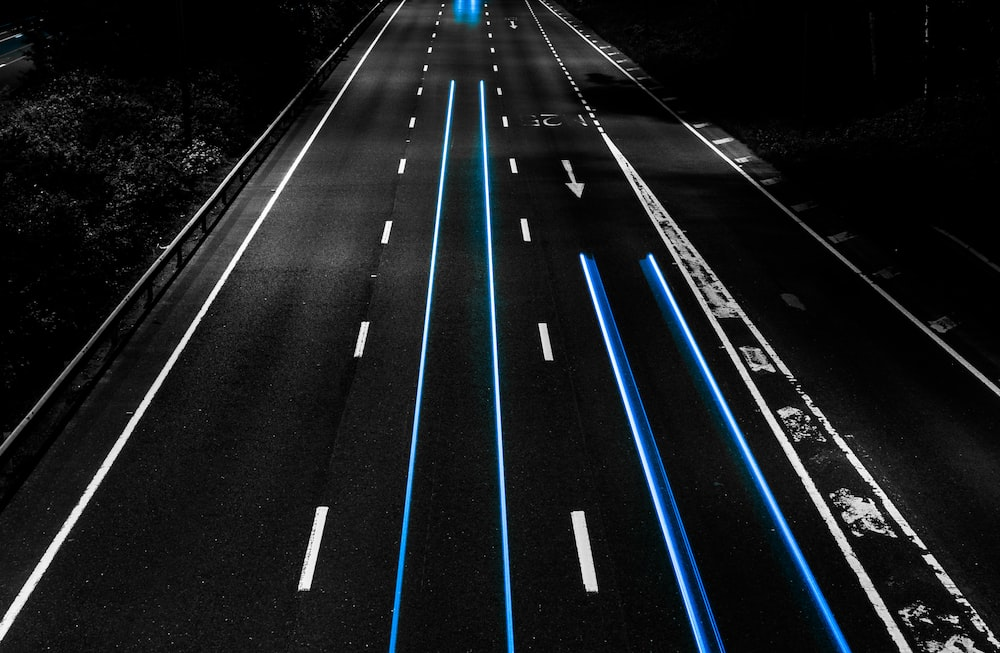
//> input picture images/grayscale_road.jpg, 1000 x 653 px
$ ./main   (built with g++ and OpenCV 4)
//> lines starting //> are read from the running program, lines starting //| are printed output that depends on the picture; after the words box and inside, x2 and y2 are one past the last pixel; in counts of white or black regions, pixels touching at a corner belong together
### src/project.h
#ifndef PROJECT_H
#define PROJECT_H
#include <opencv2/opencv.hpp>
using namespace std;
using namespace cv;

// Global arrays for neighbor offsets
const int di[8] = { 0, -1, -1, -1, 0, 1, 1, 1 };
const int dj[8] = { 1, 1, 0, -1, -1, -1, 0, 1 };

// Structure for gradient components
typedef struct {
    Mat x;
    Mat y;
    Mat magnitude;
    Mat direction;
} gradients_structure;

// Structure for filter kernels
typedef struct {
    int* filter_x;
    int* filter_y;
    int* di;
    int* dj;
} filter_structure;

// Structure for Hough lines
typedef struct {
    float rho;       // Distance from origin
    float theta;     // Angle in radians
    int votes;       // Accumulator value (number of votes)
} line_structure;

// Structure for Probabilistic Hough lines with start and end points
struct line_structure_prob {
    Point start;
    Point end;
    int votes;
};

// Function declarations
int* compute_histogram_naive(Mat source);
vector<float> compute_kernel_1D(int kernel_size);
Mat apply_gaussian_filtering_1D(Mat source, int kernel_size);
filter_structure get_filter(string filter_type);
gradients_structure compute_gradients(Mat source, const int* filter_x, const int* filter_y, const int* di, const int* dj);
Mat non_maxima_gradient_suppression(gradients_structure gradient);
Mat normalize_suppression(Mat suppression, string filter_type);
int adaptive_threshold(Mat magnitude, float p, bool verbose);
Mat histeresis_thresholding(Mat source, int th);
Mat apply_Canny(Mat source, int low_threshold, int high_threshold, string filter_type, bool verbose);
vector<line_structure_prob> apply_probabilistic_hough_transform(Mat edges, int threshold, int minLineLength, int maxLineGap, bool verbose = false);
Mat draw_detected_lines(Mat original, const vector<line_structure_prob>& lines, Scalar color = Scalar(0, 0, 255), int thickness = 4);

#endif

### src/project.cpp
#include <iostream>
#include <opencv2/opencv.hpp>
#include "project.h"
#include <fstream>
#include <random>
using namespace std;
using namespace cv;

// [13 lines left out: function compute_histogram_naive, not called in this run]

vector<float> compute_kernel_1D(int kernel_size) {
    // Compute a 1D Gaussian kernel of size kernel_size
    vector<float> kernel(kernel_size);
    float sigma = kernel_size / 6.0;
    float sum = 0.0;
    int half_size = kernel_size / 2;

    // Compute Gaussian values
    for (int i = 0; i < kernel_size; i++) {
        int x = i - half_size;
        kernel[i] = exp(-(x * x) / (2 * sigma * sigma));
        sum += kernel[i];
    }

    // Normalize the kernel
    for (int i = 0; i < kernel_size; i++) {
        kernel[i] /= sum;
    }

    return kernel;
}

Mat apply_gaussian_filtering_1D(Mat source, int kernel_size) {
    // Apply 1D Gaussian filtering using separable convolution
    Mat result = source.clone();
    vector<float> kernel = compute_kernel_1D(kernel_size);

    // Temporary matrix for horizontal filtering
    Mat temp(source.size(), CV_32F);

    // Horizontal convolution
    for (int i = 0; i < source.rows; i++) {
        for (int j = 0; j < source.cols; j++) {
            float sum = 0.0;
            for (int k = 0; k < kernel_size; k++) {
                int nj = j + (k - kernel_size / 2);
                if (nj >= 0 && nj < source.cols) {
                    sum += kernel[k] * source.at<uchar>(i, nj);
                }
            }
            temp.at<float>(i, j) = sum;
        }
    }

    // Vertical convolution
    for (int i = 0; i < source.rows; i++) {
        for (int j = 0; j < source.cols; j++) {
            float sum = 0.0;
            for (int k = 0; k < kernel_size; k++) {
                int ni = i + (k - kernel_size / 2);
                if (ni >= 0 && ni < source.rows) {
                    sum += kernel[k] * temp.at<float>(ni, j);
                }
            }
            result.at<uchar>(i, j) = static_cast<uchar>(sum);
        }
    }

    return result;
}

gradients_structure compute_gradients(Mat source, const int* filter_x, const int* filter_y, const int* di, const int* dj) {
    // Compute gradients, magnitude, and direction
    gradients_structure gradients;
    int height = source.rows;
    int width = source.cols;

    gradients.x = Mat(height, width, CV_32S);
    gradients.y = Mat(height, width, CV_32S);
    gradients.magnitude = Mat(height, width, CV_8UC1);
    gradients.direction = Mat(height, width, CV_8UC1);

    // Compute gradients using convolution
    for (int i = 1; i < height - 1; i++) {
        for (int j = 1; j < width - 1; j++) {
            int sum_x = 0, sum_y = 0;
            for (int k = 0; k < 9; k++) {
                int ni = i + di[k];
                int nj = j + dj[k];
                if (ni >= 0 && ni < height && nj >= 0 && nj < width) {
                    sum_x += filter_x[k] * source.at<uchar>(ni, nj);
                    sum_y += filter_y[k] * source.at<uchar>(ni, nj);
                }
            }
            gradients.x.at<int>(i, j) = sum_x;
            gradients.y.at<int>(i, j) = sum_y;

            // Compute magnitude (normalized by 4√2 for Sobel)
            float mag = sqrt(sum_x * sum_x + sum_y * sum_y) / (4 * sqrt(2));
            gradients.magnitude.at<uchar>(i, j) = static_cast<uchar>(min(max(mag, 0.0f), 255.0f));

            // Compute direction
            float dir_rad = atan2(sum_y, sum_x);
            uchar dirn = 0;
            if (fabs(dir_rad) < CV_PI/8 || fabs(dir_rad) > 7*CV_PI/8)
                dirn = 2; // horizontal
            else if ((dir_rad > CV_PI/8 && dir_rad < 3*CV_PI/8) ||
                     (dir_rad < -5*CV_PI/8 && dir_rad > -7*CV_PI/8))
                dirn = 1; // 45 degrees
            else if ((dir_rad > 5*CV_PI/8 && dir_rad < 7*CV_PI/8) ||
                     (dir_rad < -CV_PI/8 && dir_rad > -3*CV_PI/8))
                dirn = 3; // 135 degrees
            else
                dirn = 0; // vertical
            gradients.direction.at<uchar>(i, j) = dirn;
        }
    }

    return gradients;
}

Mat non_maxima_gradient_supression(gradients_structure gradient) {
    // Apply non-maxima suppression to gradient magnitude
    Mat result = Mat::zeros(gradient.magnitude.size(), CV_8UC1);
    int height = gradient.magnitude.rows;
    int width = gradient.magnitude.cols;

    for (int i = 1; i < height - 1; i++) {
        for (int j = 1; j < width - 1; j++) {
            uchar mag = gradient.magnitude.at<uchar>(i, j);
            uchar dir = gradient.direction.at<uchar>(i, j);
            bool is_max = true;

            switch (dir) {
                case 2: // horizontal
                    if (mag < gradient.magnitude.at<uchar>(i, j+1) ||
                        mag < gradient.magnitude.at<uchar>(i, j-1))
                        is_max = false;
                    break;
                case 0: // vertical
                    if (mag < gradient.magnitude.at<uchar>(i-1, j) ||
                        mag < gradient.magnitude.at<uchar>(i+1, j))
                        is_max = false;
                    break;
                case 1: // 45 degrees
                    if (mag < gradient.magnitude.at<uchar>(i-1, j+1) ||
                        mag < gradient.magnitude.at<uchar>(i+1, j-1))
                        is_max = false;
                    break;
                case 3: // 135 degrees
                    if (mag < gradient.magnitude.at<uchar>(i-1, j-1) ||
                        mag < gradient.magnitude.at<uchar>(i+1, j+1))
                        is_max = false;
                    break;
            }
            if (is_max) {
                result.at<uchar>(i, j) = mag;
            }
        }
    }

    return result;
}

filter_structure get_filter(string filter_type) {
    // Return the corresponding filter for the given filter_type
    filter_structure filter;
    filter.filter_x = new int[9];
    filter.filter_y = new int[9];
    filter.di = new int[9];
    filter.dj = new int[9];

    if (filter_type == "Sobel") {
        int fx[] = {-1, 0, 1, -2, 0, 2, -1, 0, 1};
        int fy[] = {1, 2, 1, 0, 0, 0, -1, -2, -1};
        copy(fx, fx + 9, filter.filter_x);
        copy(fy, fy + 9, filter.filter_y);
    } else if (filter_type == "Prewitt") {
        int fx[] = {-1, 0, 1, -1, 0, 1, -1, 0, 1};
        int fy[] = {1, 1, 1, 0, 0, 0, -1, -1, -1};
        copy(fx, fx + 9, filter.filter_x);
        copy(fy, fy + 9, filter.filter_y);
    } else { // Default to Sobel
        int fx[] = {-1, 0, 1, -2, 0, 2, -1, 0, 1};
        int fy[] = {1, 2, 1, 0, 0, 0, -1, -2, -1};
        copy(fx, fx + 9, filter.filter_x);
        copy(fy, fy + 9, filter.filter_y);
    }

    // Set di, dj for 3x3 filter
    int di_vals[] = {-1, -1, -1, 0, 0, 0, 1, 1, 1};
    int dj_vals[] = {-1, 0, 1, -1, 0, 1, -1, 0, 1};
    copy(di_vals, di_vals + 9, filter.di);
    copy(dj_vals, dj_vals + 9, filter.dj);

    return filter;
}

Mat normalize_supression(Mat supression, string filter_type) {
    // Normalize the non-maxima suppression result
    Mat result = supression.clone();
    double max_val;
    minMaxLoc(supression, nullptr, &max_val);
    if (max_val > 0) {
        result.convertTo(result, CV_8U, 255.0 / max_val);
    }
    return result;
}

// [26 lines left out: function adaptive_threshold, not called in this run]

Mat histeresis_thresholding(Mat source, int th) {
    // Apply hysteresis thresholding to the gradient magnitude image
    Mat result = Mat::zeros(source.size(), CV_8UC1);
    int tl = 0.4 * th; // k = 0.4 as specified

    for (int i = 1; i < source.rows - 1; i++) {
        for (int j = 1; j < source.cols - 1; j++) {
            if (source.at<uchar>(i, j) > th)
                result.at<uchar>(i, j) = 255; // strong edge
            else if (source.at<uchar>(i, j) > tl)
                result.at<uchar>(i, j) = 128; // weak edge
            else
                result.at<uchar>(i, j) = 0;   // no edge
        }
    }

    return result;
}

Mat histeresis(Mat source) {
    // Apply edge tracking by hysteresis
    Mat result = source.clone();
    int height = source.rows;
    int width = source.cols;
    vector<int> Qi, Qj;
    Qi.reserve(height * width);
    Qj.reserve(height * width);

    // Collect strong edges
    for (int i = 1; i < height - 1; i++) {
        for (int j = 1; j < width - 1; j++) {
            if (result.at<uchar>(i, j) == 255) {
                Qi.push_back(i);
                Qj.push_back(j);
            }
        }
    }

    // Track edges
    for (size_t idx = 0; idx < Qi.size(); idx++) {
        int i = Qi[idx];
        int j = Qj[idx];

        // Check 8-connected neighbors
        for (int k = 0; k < 8; k++) {
            int ni = i + di[k];
            int nj = j + dj[k];
            if (ni >= 1 && ni < height - 1 && nj >= 1 && nj < width - 1) {
                if (result.at<uchar>(ni, nj) == 128) {
                    result.at<uchar>(ni, nj) = 255;
                    Qi.push_back(ni);
                    Qj.push_back(nj);
                }
            }
        }
    }

    // Clean up weak edges
    for (int i = 0; i < height; i++) {
        for (int j = 0; j < width; j++) {
            if (result.at<uchar>(i, j) == 128)
                result.at<uchar>(i, j) = 0;
        }
    }

    return result;
}

Mat apply_Canny(Mat source, int low_threshold, int high_threshold, string filter_type, bool verbose) {
    Mat result;

    Mat smoothed = apply_gaussian_filtering_1D(source, 7);

    filter_structure filter = get_filter(filter_type);
    gradients_structure gradients = compute_gradients(smoothed, filter.filter_x, filter.filter_y, filter.di, filter.dj);

    Mat suppressed = non_maxima_gradient_supression(gradients);
    Mat normalized = normalize_supression(suppressed, filter_type);

    Mat thresholded_otsu;
    double otsu_thresh = cv::threshold(normalized, thresholded_otsu, 0, 255, cv::THRESH_OTSU);
    int th = static_cast<int>(otsu_thresh);
    if (high_threshold > 0) th = high_threshold;
    int tl = (low_threshold > 0) ? low_threshold : static_cast<int>(0.4 * th);

    Mat thresholded = histeresis_thresholding(normalized, th);

    result = histeresis(thresholded);

    delete[] filter.filter_x;
    delete[] filter.filter_y;
    delete[] filter.di;
    delete[] filter.dj;

    if (verbose) {
        imshow("a) Original", source);
        imshow("b) After Gaussian", smoothed);
        imshow("c) Gradient Magnitude", gradients.magnitude);
        imshow("d) After Non-maxima Suppression", normalized);
        Mat temp = thresholded.clone();
        threshold(temp, temp, tl, 255, THRESH_BINARY);
        imshow("e) After Otsu Thresholding", temp);
        imshow("f) Final Result", result);
    }

    return result;
}


vector<line_structure_prob> apply_probabilistic_hough_transform(Mat edges, int threshold, int minLineLength, int maxLineGap, bool verbose) {
    vector<line_structure_prob> detected_lines;
    const double rho_resolution = 1.0;
    const double theta_resolution = CV_PI / 180.0;
    int height = edges.rows;
    int width = edges.cols;
    int max_distance = cvRound(sqrt(height * height + width * width));
    int rho_bins = 2 * max_distance + 1;
    int theta_bins = 180;

    // Create accumulator
    Mat accumulator = Mat::zeros(rho_bins, theta_bins, CV_32S);

    // Randomly sample edge points
    vector<Point> edge_points;
    for (int y = 0; y < height; y++) {
        for (int x = 0; x < width; x++) {
            if (edges.at<uchar>(y, x) > 0) {
                edge_points.push_back(Point(x, y));
            }
        }
    }

    // Use a random subset (20% of edge points) to improve efficiency
    random_device rd;
    mt19937 gen(rd());
    uniform_int_distribution<> dis(0, edge_points.size() - 1);
    int sample_size = max(1, static_cast<int>(edge_points.size() * 0.2));
    vector<int> indices(sample_size);
    for (int i = 0; i < sample_size; i++) {
        indices[i] = dis(gen);
    }

    // Vote in accumulator for sampled points
    for (int idx : indices) {
        Point pt = edge_points[idx];
        for (int theta_idx = 0; theta_idx < theta_bins; theta_idx++) {
            double theta = theta_idx * theta_resolution;
            double rho = pt.x * cos(theta) + pt.y * sin(theta);
            int rho_idx = cvRound(rho + max_distance);
            if (rho_idx >= 0 && rho_idx < rho_bins) {
                accumulator.at<int>(rho_idx, theta_idx)++;
            }
        }
    }

    // Find local maxima in accumulator
    for (int rho_idx = 0; rho_idx < rho_bins; rho_idx++) {
        for (int theta_idx = 0; theta_idx < theta_bins; theta_idx++) {
            int votes = accumulator.at<int>(rho_idx, theta_idx);
            if (votes > threshold) {
                bool is_max = true;
                for (int dr = -2; dr <= 2 && is_max; dr++) {
                    for (int dt = -2; dt <= 2 && is_max; dt++) {
                        int nr = rho_idx + dr;
                        int nt = theta_idx + dt;
                        if (nr >= 0 && nr < rho_bins && nt >= 0 && nt < theta_bins && (dr != 0 || dt != 0)) {
                            if (accumulator.at<int>(nr, nt) > votes) {
                                is_max = false;
                            }
                        }
                    }
                }
                if (is_max) {
                    float rho = (rho_idx - max_distance) * rho_resolution;
                    float theta = theta_idx * theta_resolution;
                    // Find line endpoints using edge points
                    vector<Point> line_points;
                    for (const Point& pt : edge_points) {
                        double r = pt.x * cos(theta) + pt.y * sin(theta);
                        if (abs(r - rho) < 1.0) { // Tolerance for rho
                            line_points.push_back(pt);
                        }
                    }

                    if (!line_points.empty()) {
                        // Sort points by y-coordinate to help with segmentation
                        sort(line_points.begin(), line_points.end(),
                             [](const Point& a, const Point& b) { return a.y < b.y; });

                        // Group points into lines using proximity
                        vector<vector<Point>> segments;
                        vector<Point> current_segment = {line_points[0]};
                        for (size_t i = 1; i < line_points.size(); i++) {
                            Point last = current_segment.back();
                            Point pt = line_points[i];
                            double dist = sqrt(pow(pt.x - last.x, 2) + pow(pt.y - last.y, 2));
                            if (dist < maxLineGap) {
                                current_segment.push_back(pt);
                            } else {
                                if (current_segment.size() >= static_cast<size_t>(minLineLength)) {
                                    segments.push_back(current_segment);
                                }
                                current_segment = {pt};
                            }
                        }
                        if (current_segment.size() >= static_cast<size_t>(minLineLength)) {
                            segments.push_back(current_segment);
                        }

                        // Convert segments to lines
                        for (const auto& seg : segments) {
                            if (seg.size() >= static_cast<size_t>(minLineLength)) {
                                line_structure_prob line;
                                line.start = seg.front();
                                line.end = seg.back();
                                line.votes = votes;
                                detected_lines.push_back(line);
                            }
                        }
                    }
                }
            }
        }
    }

    if (verbose) {
        Mat acc_norm;
        normalize(accumulator, acc_norm, 0, 255, NORM_MINMAX, CV_8U);
        Mat acc_color;
        applyColorMap(acc_norm, acc_color, COLORMAP_JET);
        imshow("Hough Accumulator", acc_color);
    }

    return detected_lines;
}

Mat draw_detected_lines(Mat original, const vector<line_structure_prob>& lines, Scalar color, int thickness) {
    Mat result;
    if (original.channels() == 1) {
        cvtColor(original, result, COLOR_GRAY2BGR);
    } else {
        original.copyTo(result);
    }
    for (const auto& line : lines) {
        cv::line(result, line.start, line.end, color, thickness);
    }
    return result;
}

### main.cpp
#include <iostream>
#include <opencv2/opencv.hpp>
#include "src/project.h"
#include <chrono>
using namespace std;
using namespace cv;

int main() {
    Mat source = imread("C:/Users/Toda/Documents/GitHub/Line-Detection-From-Grayscale-Image/images/grayscale_road.jpg", IMREAD_GRAYSCALE);

    auto start_custom = chrono::high_resolution_clock::now();

    Mat edges_custom = apply_Canny(source, 0, 0, "Sobel", false);
//> after the loop in compute_gradients, `for (int i = 1; i < height - 1; i++)`:
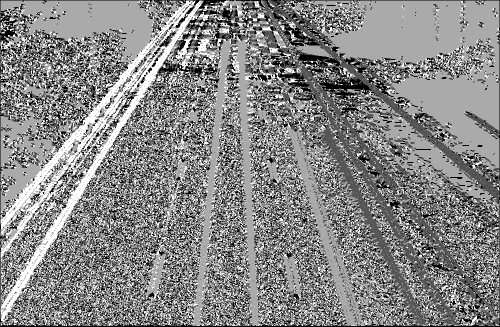
//> gradients.direction: 653 rows x 1000 cols, CV_8UC1 (shown at 1/2 size); min 0, max 3, mean 1.59; drawn with min black and max white
//> in non_maxima_gradient_supression, `int height = gradient.magnitude.rows;`: height = 653
//> in non_maxima_gradient_supression, `int width = gradient.magnitude.cols;`: width = 1000
//> after the loop in non_maxima_gradient_supression, `for (int i = 1; i < height - 1; i++)`:
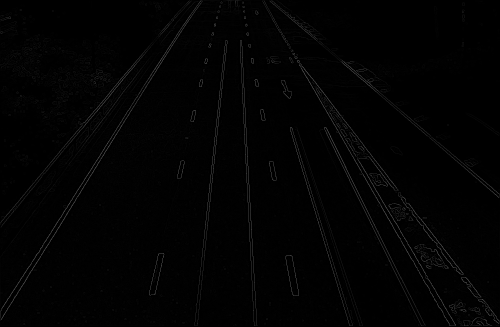
//> result: 653 rows x 1000 cols, CV_8UC1 (shown at 1/2 size); min 0, max 89, mean 2.3
//> in normalize_supression, `minMaxLoc(supression, nullptr, &max_val);`: max_val = 89
//> in apply_Canny, `double otsu_thresh = cv::threshold(normalized, thresholded_otsu, 0, 25..`:
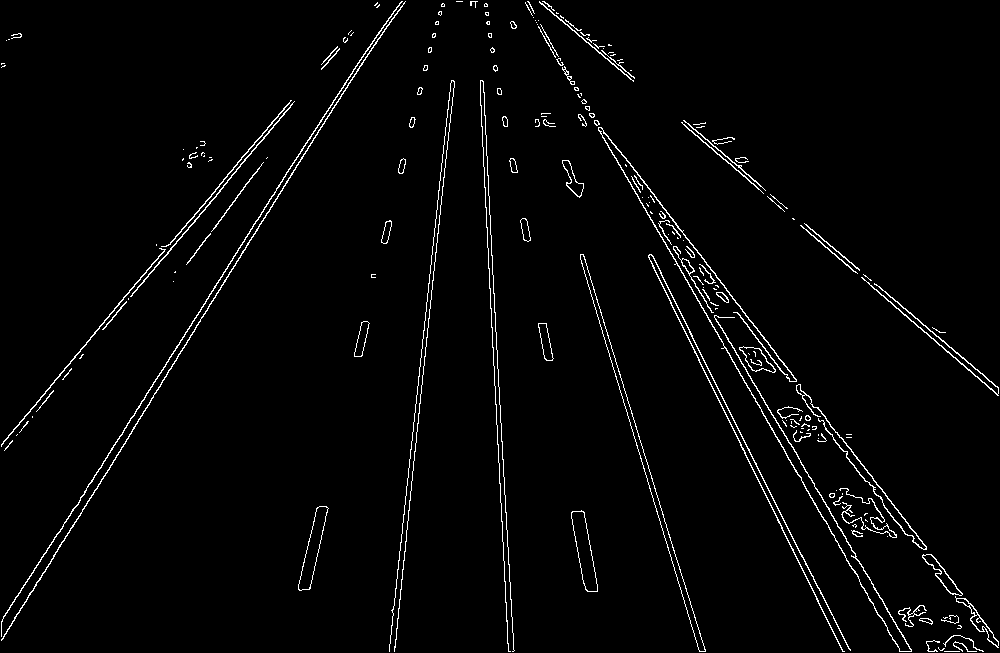
//> thresholded_otsu: 653 rows x 1000 cols, CV_8UC1; 2.5% white in thin lines or dots
//> in apply_Canny, `double otsu_thresh = cv::threshold(normalized, thresholded_otsu, 0, 25..`: otsu_thresh = 86
//> in apply_Canny, `int tl = (low_threshold > 0) ? low_threshold : static_cast<int>(0.4 * ..`: tl = 34
//> after the loop in histeresis_thresholding, `for (int i = 1; i < source.rows - 1; i++)`:
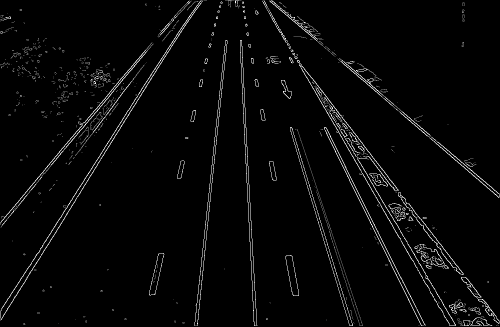
//> result: 653 rows x 1000 cols, CV_8UC1 (shown at 1/2 size); min 0, max 255, mean 7.4
//> after the loop in histeresis, `for (int i = 1; i < height - 1; i++)`: Qi = 16025 values from 1 to 651; Qj = 16025 values, max 998 at index 9259, min 1 at index 957, mean 564.8
//> the loop in histeresis, `for (size_t idx = 0; idx < Qi.size(); idx++)` made 17933 passes
//> (i, j) on passes 1 to 3: (1, 401), (1, 402), (1, 405)
//> after the loop in histeresis, `for (size_t idx = 0; idx < Qi.size(); idx++)`:
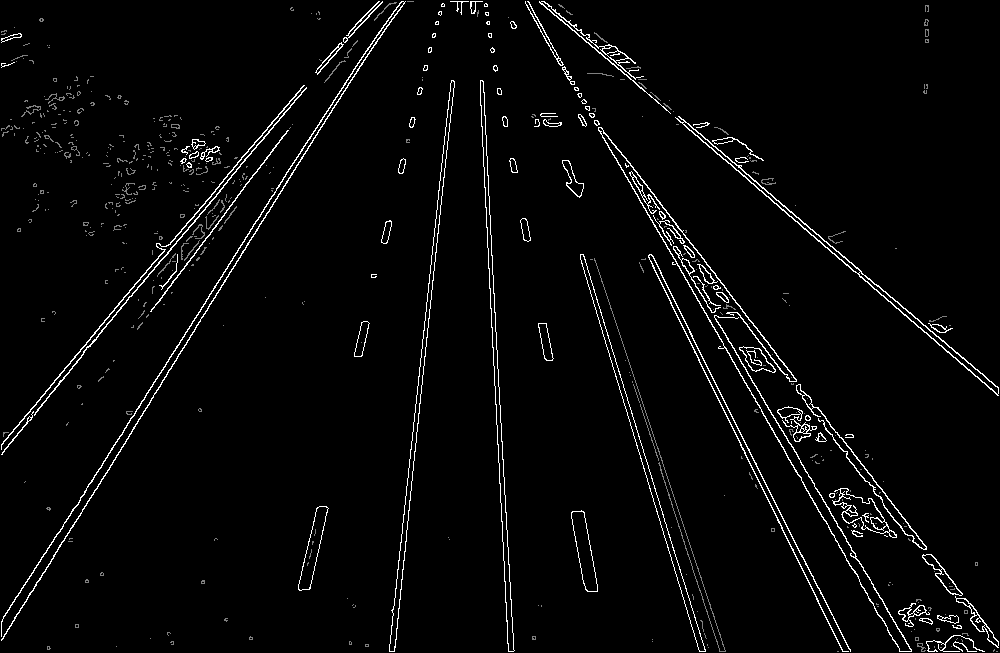
//> result: 653 rows x 1000 cols, CV_8UC1; 0.29% of pixels changed, all inside (x1, y1, x2, y2) = (1, 1, 985, 652)
//> after the loop in histeresis, `for (size_t idx = 0; idx < Qi.size(); idx++)`: Qi = 17933 values, max 651 at index 15957, min 1 at index 0, mean 334.2; Qj = 17933 values, max 998 at index 9259, min 1 at index 957, mean 558.4
//> (the rest of the program and of its run is left out)
